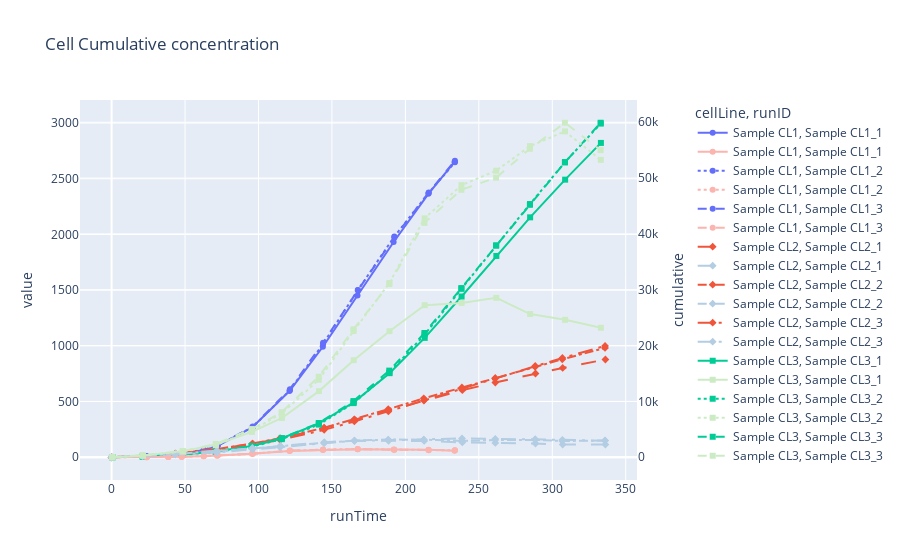

Notebook source saved alongside this figure:
### Code cell
df = cell_df[cell_df['profile']=='cumulative']
df1 = df[df['method']=='twoPoint']
df2 = df[df['method']=='polynomial']
fig1 = px.line(df1[df1['kind']=='integral'], x='runTime', y='value', 
                  title='Cell Cumulative concentration',
                  color='cellLine', line_dash='runID', symbol='cellLine')

fig2 = px.line(df1[df1['kind']=='cumulative'], x='runTime', y='value',
               color='cellLine', line_dash='runID', symbol='cellLine',
               color_discrete_sequence=px.colors.qualitative.Pastel1,)
fig2.update_traces(yaxis='y2')

for fig_data in fig2.data:
    fig1.add_trace(fig_data)
fig1.update_layout(legend_x=1.1, legend_y=1)
fig1.update_layout(yaxis2={'side': 'right', 'title': 'cumulative', 'overlaying': "y",})
fig1

### Figure 1 — Plotly figure (JSON) as saved in the notebook; plotly's stock layout.template omitted (floating-point values rounded to 4 significant figures)
{"data": [{"hovertemplate": "cellLine=Sample CL1<br>runID=Sample CL1_1<br>runTime=%{x}<br>value=%{y}<extra></extra>", "legendgroup": "Sample CL1, Sample CL1_1", "line": {"color": "#636efa", "dash": "solid"}, "marker": {"symbol": "circle"}, "mode": "lines+markers", "name": "Sample CL1, Sample CL1_1", "orientation": "v", "showlegend": true, "type": "scatter", "x": [0, 23.88, 38.55, 47.58, 62.65, 71.75, 95.53, 121.1, 143.8, 167.4, 192, 215.7, 233.5], "xaxis": "x", "y": [0, 9.41, 20.28, 30.98, 65.18, 99.29, 264.9, 593.9, 991.8, 1452.0, 1932.0, 2365.0, 2651.0], "yaxis": "y"}, {"hovertemplate": "cellLine=Sample CL1<br>runID=Sample CL1_2<br>runTime=%{x}<br>value=%{y}<extra></extra>", "legendgroup": "Sample CL1, Sample CL1_2", "line": {"color": "#636efa", "dash": "dot"}, "marker": {"symbol": "circle"}, "mode": "lines+markers", "name": "Sample CL1, Sample CL1_2", "orientation": "v", "showlegend": true, "type": "scatter", "x": [0, 23.93, 38.62, 47.8, 62.72, 72.28, 96.1, 121.4, 144.0, 167.6, 192.5, 215.9, 233.7], "xaxis": "x", "y": [0, 9.382, 21.04, 33.02, 67.48, 105.4, 272.0, 601.2, 1018.0, 1500.0, 1981.0, 2373.0, 2647.0], "yaxis": "y"}, {"hovertemplate": "cellLine=Sample CL1<br>runID=Sample CL1_3<br>runTime=%{x}<br>value=%{y}<extra></extra>", "legendgroup": "Sample CL1, Sample CL1_3", "line": {"color": "#636efa", "dash": "dash"}, "marker": {"symbol": "circle"}, "mode": "lines+markers", "name": "Sample CL1, Sample CL1_3", "orientation": "v", "showlegend": true, "type": "scatter", "x": [0, 23.93, 38.62, 47.8, 62.72, 72.28, 96.1, 121.4, 144.0, 167.6, 192.5, 215.9, 233.7], "xaxis": "x", "y": [0, 7.06, 16.53, 28.04, 64.44, 104.8, 275.2, 610.9, 1027.0, 1498.0, 1974.0, 2377.0, 2662.0], "yaxis": "y"}, {"hovertemplate": "cellLine=Sample CL2<br>runID=Sample CL2_1<br>runTime=%{x}<br>value=%{y}<extra></extra>", "legendgroup": "Sample CL2, Sample CL2_1", "line": {"color": "#EF553B", "dash": "longdash"}, "marker": {"symbol": "diamond"}, "mode": "lines+markers", "name": "Sample CL2, Sample CL2_1", "orientation": "v", "showlegend": true, "type": "scatter", "x": [0, 21.35, 43.48, 71.77, 96.07, 115.0, 144.8, 165.4, 188.6, 212.8, 238.8, 261.2, 288.6, 307.1, 336.2], "xaxis": "x", "y": [0, 11.84, 32.41, 74.01, 121.6, 167.6, 262.3, 337.8, 423.8, 513.5, 601.9, 671.2, 751.7, 802.1, 877.4], "yaxis": "y"}, {"hovertemplate": "cellLine=Sample CL2<br>runID=Sample CL2_2<br>runTime=%{x}<br>value=%{y}<extra></extra>", "legendgroup": "Sample CL2, Sample CL2_2", "line": {"color": "#EF553B", "dash": "dashdot"}, "marker": {"symbol": "diamond"}, "mode": "lines+markers", "name": "Sample CL2, Sample CL2_2", "orientation": "v", "showlegend": true, "type": "scatter", "x": [0, 21.09, 43.24, 71.52, 95.82, 114.7, 144.6, 165.2, 188.3, 212.5, 238.5, 261.1, 288.3, 306.8, 335.9], "xaxis": "x", "y": [0, 12.22, 32.31, 72.84, 122.9, 170.9, 264.7, 340.2, 431.0, 528.8, 627.2, 709.6, 812.0, 879.0, 981.7], "yaxis": "y"}, {"hovertemplate": "cellLine=Sample CL2<br>runID=Sample CL2_3<br>runTime=%{x}<br>value=%{y}<extra></extra>", "legendgroup": "Sample CL2, Sample CL2_3", "line": {"color": "#EF553B", "dash": "longdashdot"}, "marker": {"symbol": "diamond"}, "mode": "lines+markers", "name": "Sample CL2, Sample CL2_3", "orientation": "v", "showlegend": true, "type": "scatter", "x": [0, 21.15, 43.32, 71.6, 95.88, 114.7, 144.7, 165.3, 188.4, 212.6, 238.5, 261.2, 288.4, 306.9, 335.9], "xaxis": "x", "y": [0, 12.33, 31.43, 67.38, 111.3, 155.4, 246.1, 321.2, 411.2, 508.5, 615.7, 709.3, 819.2, 891.5, 999.1], "yaxis": "y"}, {"hovertemplate": "cellLine=Sample CL3<br>runID=Sample CL3_1<br>runTime=%{x}<br>value=%{y}<extra></extra>", "legendgroup": "Sample CL3, Sample CL3_1", "line": {"color": "#00cc96", "dash": "solid"}, "marker": {"symbol": "square"}, "mode": "lines+markers", "name": "Sample CL3, Sample CL3_1", "orientation": "v", "showlegend": true, "type": "scatter", "x": [0.6167, 21.28, 48.55, 71.05, 95.53, 116.0, 141.2, 164.8, 189.2, 213.1, 238.3, 261.9, 284.9, 308.8, 333.1], "xaxis": "x", "y": [0, 7.156, 24.5, 50.69, 102.0, 170.8, 304.1, 493.2, 754.7, 1072.0, 1443.0, 1807.0, 2154.0, 2492.0, 2822.0], "yaxis": "y"}, {"hovertemplate": "cellLine=Sample CL3<br>runID=Sample CL3_2<br>runTime=%{x}<br>value=%{y}<extra></extra>", "legendgroup": "Sample CL3, Sample CL3_2", "line": {"color": "#00cc96", "dash": "dot"}, "marker": {"symbol": "square"}, "mode": "lines+markers", "name": "Sample CL3, Sample CL3_2", "orientation": "v", "showlegend": true, "type": "scatter", "x": [0.5333, 21.2, 48.47, 70.97, 95.45, 115.9, 141.1, 164.7, 189.1, 213.1, 238.2, 261.8, 284.8, 308.7, 333.0], "xaxis": "x", "y": [0, 6.804, 23.14, 47.14, 95.52, 162.3, 293.4, 486.0, 759.0, 1101.0, 1512.0, 1901.0, 2273.0, 2650.0, 2995.0], "yaxis": "y"}, {"hovertemplate": "cellLine=Sample CL3<br>runID=Sample CL3_3<br>runTime=%{x}<br>value=%{y}<extra></extra>", "legendgroup": "Sample CL3, Sample CL3_3", "line": {"color": "#00cc96", "dash": "dash"}, "marker": {"symbol": "square"}, "mode": "lines+markers", "name": "Sample CL3, Sample CL3_3", "orientation": "v", "showlegend": true, "type": "scatter", "x": [0.45, 21.12, 48.38, 70.88, 95.37, 115.8, 141, 164.7, 189.0, 213.0, 238.1, 261.8, 284.8, 308.6, 332.9], "xaxis": "x", "y": [0, 7.473, 24.97, 50.64, 102.0, 171.3, 307.0, 504.1, 777.8, 1115.0, 1519.0, 1900.0, 2266.0, 2647.0, 3003.0], "yaxis": "y"}, {"hovertemplate": "cellLine=Sample CL1<br>runID=Sample CL1_1<br>runTime=%{x}<br>value=%{y}<extra></extra>", "legendgroup": "Sample CL1, Sample CL1_1", "line": {"color": "rgb(251,180,174)", "dash": "solid"}, "marker": {"symbol": "circle"}, "mode": "lines+markers", "name": "Sample CL1, Sample CL1_1", "orientation": "v", "showlegend": true, "type": "scatter", "x": [0, 23.88, 38.55, 47.58, 62.65, 71.75, 95.53, 121.1, 143.8, 167.4, 192, 215.7, 233.5], "xaxis": "x", "y": [0, 21.61, 50.06, 84.36, 199.4, 284.9, 638.1, 1113.0, 1301.0, 1430.0, 1375.0, 1364.0, 1172.0], "yaxis": "y2"}, {"hovertemplate": "cellLine=Sample CL1<br>runID=Sample CL1_2<br>runTime=%{x}<br>value=%{y}<extra></extra>", "legendgroup": "Sample CL1, Sample CL1_2", "line": {"color": "rgb(251,180,174)", "dash": "dot"}, "marker": {"symbol": "circle"}, "mode": "lines+markers", "name": "Sample CL1, Sample CL1_2", "orientation": "v", "showlegend": true, "type": "scatter", "x": [0, 23.93, 38.62, 47.8, 62.72, 72.28, 96.1, 121.4, 144.0, 167.6, 192.5, 215.9, 233.7], "xaxis": "x", "y": [0, 22.78, 57.95, 95.05, 196.4, 318.7, 611.7, 1161.0, 1381.0, 1471.0, 1337.0, 1232.0, 1234.0], "yaxis": "y2"}, {"hovertemplate": "cellLine=Sample CL1<br>runID=Sample CL1_3<br>runTime=%{x}<br>value=%{y}<extra></extra>", "legendgroup": "Sample CL1, Sample CL1_3", "line": {"color": "rgb(251,180,174)", "dash": "dash"}, "marker": {"symbol": "circle"}, "mode": "lines+markers", "name": "Sample CL1, Sample CL1_3", "orientation": "v", "showlegend": true, "type": "scatter", "x": [0, 23.93, 38.62, 47.8, 62.72, 72.28, 96.1, 121.4, 144.0, 167.6, 192.5, 215.9, 233.7], "xaxis": "x", "y": [0, 15.77, 50.37, 101.7, 214.0, 342.0, 617.0, 1199.0, 1360.0, 1449.0, 1350.0, 1289.0, 1274.0], "yaxis": "y2"}, {"hovertemplate": "cellLine=Sample CL2<br>runID=Sample CL2_1<br>runTime=%{x}<br>value=%{y}<extra></extra>", "legendgroup": "Sample CL2, Sample CL2_1", "line": {"color": "rgb(179,205,227)", "dash": "longdash"}, "marker": {"symbol": "diamond"}, "mode": "lines+markers", "name": "Sample CL2, Sample CL2_1", "orientation": "v", "showlegend": true, "type": "scatter", "x": [0, 21.35, 43.48, 71.77, 96.07, 115.0, 144.8, 165.4, 188.6, 212.8, 238.8, 261.2, 288.6, 307.1, 336.2], "xaxis": "x", "y": [0, 290.9, 664.8, 1183.0, 1512.0, 2023.0, 2700.0, 2956.0, 2951.0, 2926.0, 2650.0, 2573.0, 2441.0, 2268.0, 2274.0], "yaxis": "y2"}, {"hovertemplate": "cellLine=Sample CL2<br>runID=Sample CL2_2<br>runTime=%{x}<br>value=%{y}<extra></extra>", "legendgroup": "Sample CL2, Sample CL2_2", "line": {"color": "rgb(179,205,227)", "dash": "dashdot"}, "marker": {"symbol": "diamond"}, "mode": "lines+markers", "name": "Sample CL2, Sample CL2_2", "orientation": "v", "showlegend": true, "type": "scatter", "x": [0, 21.09, 43.24, 71.52, 95.82, 114.7, 144.6, 165.2, 188.3, 212.5, 238.5, 261.1, 288.3, 306.8, 335.9], "xaxis": "x", "y": [0, 241.9, 580.6, 1105.0, 1656.0, 1969.0, 2590.0, 2973.0, 3167.0, 3145.0, 2929.0, 3078.0, 3108.0, 2904.0, 3001.0], "yaxis": "y2"}, {"hovertemplate": "cellLine=Sample CL2<br>runID=Sample CL2_3<br>runTime=%{x}<br>value=%{y}<extra></extra>", "legendgroup": "Sample CL2, Sample CL2_3", "line": {"color": "rgb(179,205,227)", "dash": "longdashdot"}, "marker": {"symbol": "diamond"}, "mode": "lines+markers", "name": "Sample CL2, Sample CL2_3", "orientation": "v", "showlegend": true, "type": "scatter", "x": [0, 21.15, 43.32, 71.6, 95.88, 114.7, 144.7, 165.3, 188.4, 212.6, 238.5, 261.2, 288.4, 306.9, 335.9], "xaxis": "x", "y": [0, 169.4, 493.8, 848.9, 1418.0, 1783.0, 2518.0, 2936.0, 3053.0, 3140.0, 3364.0, 3290.0, 3234.0, 3124.0, 2970.0], "yaxis": "y2"}, {"hovertemplate": "cellLine=Sample CL3<br>runID=Sample CL3_1<br>runTime=%{x}<br>value=%{y}<extra></extra>", "legendgroup": "Sample CL3, Sample CL3_1", "line": {"color": "rgb(204,235,197)", "dash": "solid"}, "marker": {"symbol": "square"}, "mode": "lines+markers", "name": "Sample CL3, Sample CL3_1", "orientation": "v", "showlegend": true, "type": "scatter", "x": [0.6167, 21.28, 48.55, 71.05, 95.53, 116.0, 141.2, 164.8, 189.2, 213.1, 238.3, 261.9, 284.9, 308.8, 333.1], "xaxis": "x", "y": [0, 327.3, 1097.0, 2287.0, 4535.0, 7031.0, 11850.0, 17380.0, 22580.0, 27230.0, 27640.0, 28560.0, 25640.0, 24610.0, 23190.0], "yaxis": "y2"}, {"hovertemplate": "cellLine=Sample CL3<br>runID=Sample CL3_2<br>runTime=%{x}<br>value=%{y}<extra></extra>", "legendgroup": "Sample CL3, Sample CL3_2", "line": {"color": "rgb(204,235,197)", "dash": "dot"}, "marker": {"symbol": "square"}, "mode": "lines+markers", "name": "Sample CL3, Sample CL3_2", "orientation": "v", "showlegend": true, "type": "scatter", "x": [0.5333, 21.2, 48.47, 70.97, 95.45, 115.9, 141.1, 164.7, 189.1, 213.1, 238.2, 261.8, 284.8, 308.7, 333.0], "xaxis": "x", "y": [0, 303.8, 1045.0, 2166.0, 4811.0, 7841.0, 13890.0, 22600.0, 31210.0, 42790.0, 48740.0, 51330.0, 55720.0, 58360.0, 53260.0], "yaxis": "y2"}, {"hovertemplate": "cellLine=Sample CL3<br>runID=Sample CL3_3<br>runTime=%{x}<br>value=%{y}<extra></extra>", "legendgroup": "Sample CL3, Sample CL3_3", "line": {"color": "rgb(204,235,197)", "dash": "dash"}, "marker": {"symbol": "square"}, "mode": "lines+markers", "name": "Sample CL3, Sample CL3_3", "orientation": "v", "showlegend": true, "type": "scatter", "x": [0.45, 21.12, 48.38, 70.88, 95.37, 115.8, 141, 164.7, 189.0, 213.0, 238.1, 261.8, 284.8, 308.6, 332.9], "xaxis": "x", "y": [0, 389.3, 1085.0, 2379.0, 5048.0, 8068.0, 14430.0, 22910.0, 31010.0, 41980.0, 47900.0, 50070.0, 55250.0, 59910.0, 55000.0], "yaxis": "y2"}], "layout": {"legend": {"title": {"text": "cellLine, runID"}, "tracegroupgap": 0, "x": 1.1, "y": 1}, "title": {"text": "Cell Cumulative concentration"}, "xaxis": {"anchor": "y", "domain": [0, 1], "title": {"text": "runTime"}}, "yaxis": {"anchor": "x", "domain": [0, 1], "title": {"text": "value"}}, "yaxis2": {"overlaying": "y", "side": "right", "title": {"text": "cumulative"}}}}
